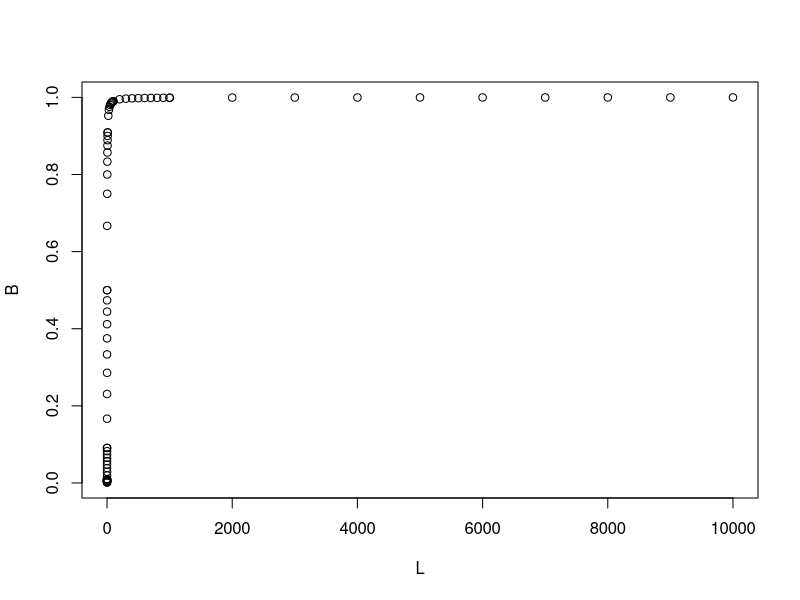

This figure's R source:
# Simulates binding isotherm with Adair equation

# Define binding constants

k1 <- 1 

k2 <- 0

# Generate free ligand concentrations

L <- c(1:10 %o% 10^(-3:3))  # Outer product of (1,2..10) and (0.001,0.01..1000)

# Generate bound fraction values

B <- ((k1*L)+(2*(L^2)*k1*k2))/((1 + (k1*L) + (k1*k2*(L^2))))

# Plot results

plot(L,B)
